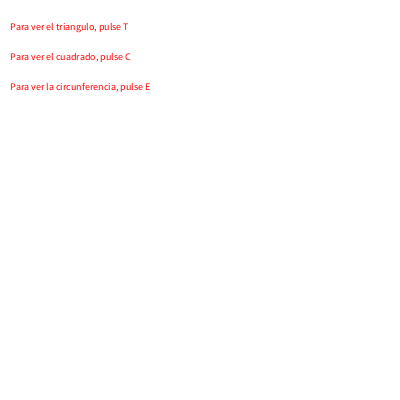
Frame 1 (no input)
Frame 60 (the mouse pressed at the canvas centre just before this capture): identical to frame 1, image omitted
Frame 120 (the mouse held since frame 60 and released just before this capture): identical to frame 1, image omitted

The Processing sketch that drew this single still picture (run headless with seeded random() and noise(); from frame 60 on, the mouse is pressed at the canvas centre):

// Processing sketch: processing_130002
// ── processing_130002.pde

void setup() {
  size(400, 400);
  background(255);
  textSize(10);
  fill(#FF0000);
  text("Para ver el triangulo, pulse T",10,30);
 
  text("Para ver el cuadrado, pulse C",10,60);
  fill(#FF0000);
  text("Para ver la circunferencia, pulse E",10,90); 
}

void draw() {
 
  
  if (keyCode == 84) {
    background(255);
    triangle(200,100,100,300,300,300);
    stroke(3);
    textSize(10);
  fill(#FF0000);

 
  text("Para ver el cuadrado, pulse C",10,30);
  fill(#FF0000);
  text("Para ver la circunferencia, pulse E",10,60);
    
  }
  if (keyCode ==67) {
    background(255);
    rect(100, 100, 200, 200);
    stroke(3);
    textSize(10);
  fill(#FF0000);
  text("Para ver el triangulo, pulse T",10,30);
 

  fill(#FF0000);
  text("Para ver la circunferencia, pulse E",10,60);
     
  }
  if (keyCode == 69) {
    background(255);
    ellipse(200, 200, 200, 200);
    stroke(3);
     textSize(10);
  fill(#FF0000);
  text("Para ver el triangulo, pulse T",10,30);
 
  text("Para ver el cuadrado, pulse C",10,60);
  fill(#FF0000);

  }
}
